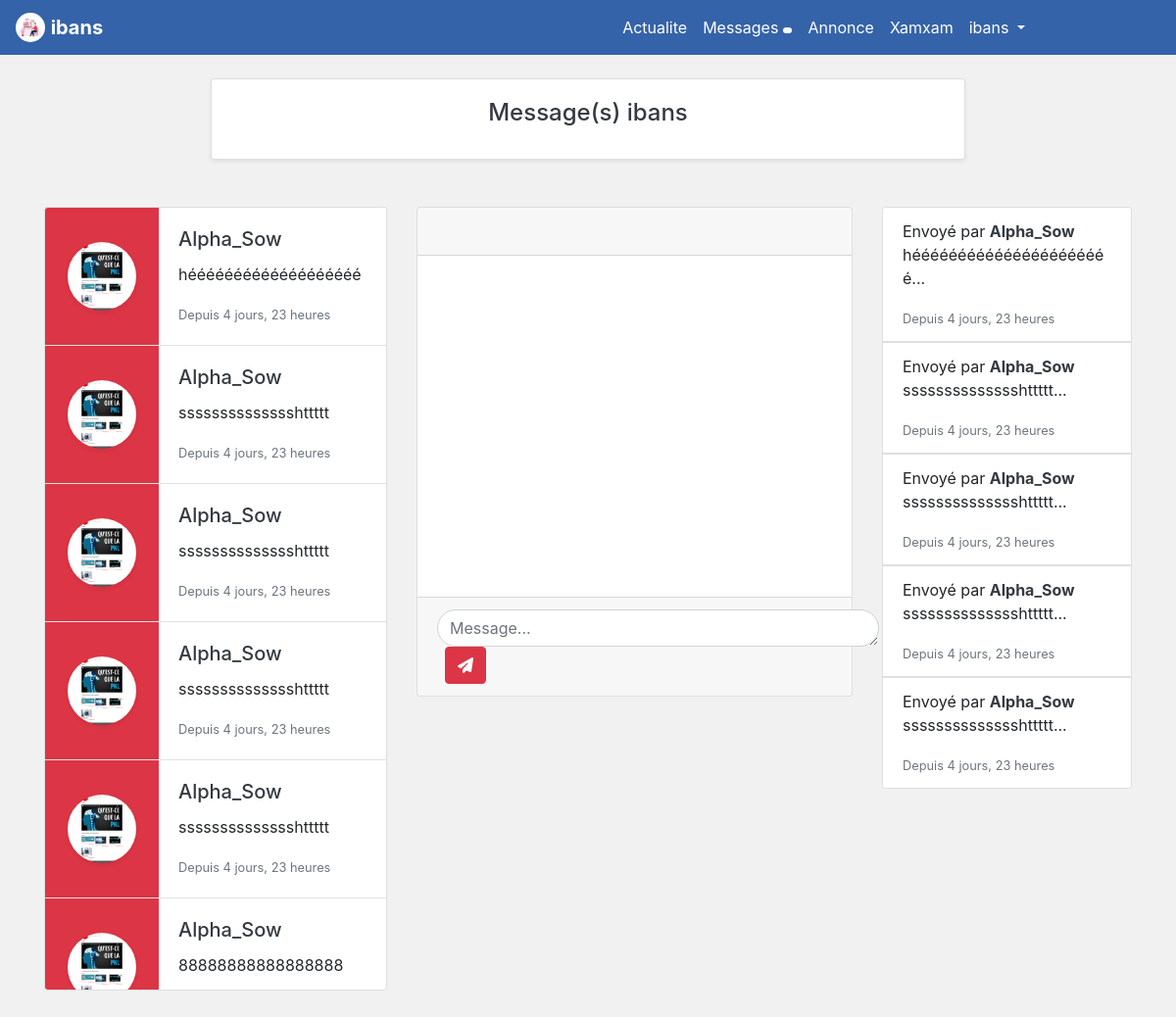
Page /Chats/chat/ (signed in) on the committed database.
### utilisateurs/models.py (models this page shows, shortened)
class User(AbstractUser):
    is_etat         = models.BooleanField(default=False)
    is_student      = models.BooleanField(default=False)
    is_company      = models.BooleanField(default=False)
    is_association  = models.BooleanField(default=False)

class Association(models.Model):
    site_web                    = models.URLField(max_length=250)
    update_to                   = models.DateTimeField(auto_now_add=True)
    date_creation_association   = models.DateField(null=True, blank=True )
    phone_number                = models.CharField(max_length=12, blank=True)
    address                     = models.TextField(max_length=500, blank=True)
    domaine_dactivite           = models.TextField(max_length=200, blank=True)
    description                 = models.TextField(max_length=500, blank=True)
    thumbnail                   = models.ImageField(default='users_profile/profile_default.jpg',
                                                    upload_to='Assoc_page/', null=True, blank=True)
    user                        = models.OneToOneField(User, on_delete=models.CASCADE, primary_key=True)

class Profile(models.Model):
    update_to           = models.DateTimeField(auto_now_add=True)
    birth_date          = models.DateField( null=True, blank=True)
    ville               = models.CharField(max_length=20, blank=True)
    bio                 = models.TextField(max_length=500, blank=True)
    phone_number        = models.CharField(max_length=30, blank=True, null=True)
    linkedin            = models.URLField(max_length=250, null=True, blank=True)
    genre               = models.CharField(max_length=100, null=True, blank=True)
    lettre_motivation   = models.FileField(upload_to='LM/', null=True, blank=True)
    cv                  = models.FileField(upload_to='CV/', null=True, blank=True)
    user                = models.OneToOneField(User, on_delete=models.CASCADE, primary_key=True)
    thumbnail           = models.ImageField(default='users_profile/profile_default.jpg',
                                                upload_to='users_profile/', null=True, blank=True)

### Chats/models.py (models this page shows, shortened)
class Message(models.Model):
    sender = models.ForeignKey(User, related_name="sender", on_delete=models.CASCADE)
    reciever = models.ForeignKey(User, related_name="reciever", on_delete=models.CASCADE)
    timestamp = models.DateTimeField(auto_now_add=True)
    read = models.BooleanField(default=False)
    contenu   = models.TextField()

### Chats/views.py (the view, shortened to what this page needs)
# urls.py: path('chat/', views.MessageView.as_view(), name='chat'),
class MessageView(View):
    def get(self, request):
        users = Message.objects.filter( Q(sender=request.user) | Q(reciever=request.user)
        ).order_by("-timestamp")
        reception = Message.objects.all().order_by('-timestamp' )
        context  = {
            'users' : users,
            'reception':reception,
        }
        return render(request, 'chat/chatHome.html', context)

### templates/chat/chatHome.html (shortened to what this page needs)
{% extends "base/base.html" %}
{% load static %}
{% block css %}
    {% if user.is_association%}
        <link href="{% static 'CSS/Associ.css' %}" rel="stylesheet" type="text/css">
    {% else %}
        <link rel="stylesheet" href="{% static 'CSS/etu_menu.css' %}">
    {% endif %}
    <link href="{% static 'CSS/chat.css' %}" rel="stylesheet" type="text/css">
{% endblock css %}
{% block content %}
{% if user.is_student %}
    {% include 'partials/_etu_menu.html' %}
{% elif user.is_company %}
    {% include 'partials/_etpse_menu.html' %}
{% elif user.is_association %}
    {% include 'partials/_Association_Menu.html' %}
{% endif %}
<div class="container-fluid">
    <div class="row">
        <div class="col-md-2 "></div>
        <div class="col-md-8">
            <div class="card shadow-sm mt-4">
                <div class="card-body">
                    <h4 class="card-title text-center text-dark" >Message(s) {{user.username}} </h4>
                </div>
            </div>
        </div>
        <div class="col-md-2"></div>
    </div>
</div>
<div class="container mt-4">
    <div class="row">
        <div class="col-lg-4 col-md-4 col-sm-6">
            <div class="card d-none d-sm-block  mb-3 mt-4" id="div1">
                {% for msg in reception %}
                {% if user != msg.sender %}
                <div class="row no-gutters border-bottom ">
                  <div class="col-md-4  text-center  bg-danger " >
                    {% if msg.sender.is_company  %}
                    <img src="{{ msg.sender.page.thumbnail.url }}" class="card-img  shadow-sm" alt="" style="border-radius: 50%;
                    height: 70px; width: 70px; margin-top : 35px;">
                    {% elif msg.sender.is_association   %}
                    <a href="{% url 'inbox'  msg.sender.id%}">
                        <img src="{{ msg.sender.association.thumbnail.url}}" class="card-img shadow-sm" alt="" style="border-radius: 50%;
                        height: 70px; width: 70px;  margin-top : 35px;">
                    </a>
                    {% elif msg.sender.is_student   %}
                    <a href="{% url 'inbox'  msg.sender.id%}">
                        <img src="{{ msg.sender.profile.thumbnail.url}}" class="card-img shadow-sm" alt="" style="border-radius: 50%;
                        height: 70px; width: 70px;  margin-top : 35px;">
                    </a>
                    {% endif %}
                  </div>
                  <div class="col-md-8">
                    <div class="card-body">
                      <h5 class="card-title "><a href="{% url 'inbox'  msg.sender.id%}" class="text-dark"> {{ msg.sender }} </a> </h5>
                      <p class="card-text">{{ msg.contenu |slice:":20"|safe}}</p>
                      <p class="card-text"><small class="text-muted"> Depuis {{msg.timestamp|timesince}}</small></p>
                    </div>
                  </div>
                </div>
                {% endif %}
                {% endfor %}
              </div>
        </div>
        <div class="col-lg-5 col-md-5 col-sm-6 ">
            <div class="card mt-4  mb-4 cardbottom">
                <div class="card-header">
                </div>
                 <div class="card-body " id="madiv">
                 </div>
                <div class="card-footer text-center dflex mt-4">
                    <form action="{% url 'chat' %}" method="POST" class="form-inline ">
                        <div class="form-group text-center " id="text">
                            <textarea class="form-control" name="message"
                             placeholder="Message..." cols="40" rows="1"  ></textarea>
                        </div>
                        <button type="submit" class="btn btn-danger ml-2">
                            <i class="fa fa-paper-plane " aria-hidden="true"></i>
                        </button>
                    </form>
                </div>
              </div>
        </div>
        <div class="col-lg-3 col-md-3 col-sm-6">
            <div class="card d-none d-sm-block mt-4" >
                {% for msg in users|slice:":5"  %}
                {% if request.user == msg.sender %}
                <ul class="list-group list-group-flush text-left">
                <li class="list-group-item"> Envoyé à
                    <a id="senderIdd" href="{% url 'inbox'  msg.reciever.id%}" class="text-dark">
                        <b> {{ msg.reciever }} </b>
                    </a>
                   <p id="sendertt"> {{ msg.contenu |slice:":25"|safe}}...</p>
                <p class="card-text">
                    <small class="text-muted">
                        Depuis {{msg.timestamp|timesince}}
                    </small>
                </p>
                </li>
            </ul>
                {% else %}
                    <ul class="list-group list-group-flush text-left">
                        <li class="list-group-item"> Envoyé par
                            <a href="{% url 'inbox'  msg.sender.id%}" class="text-dark pg">
                                <b>
                                    {{ msg.sender }}
                                </b>
                            </a>
                           <p> {{ msg.contenu |slice:":25"|safe}}...</p>
                        <p class="card-text">
                            <small class="text-muted">
                                Depuis {{msg.timestamp|timesince}}
                            </small>
                        </p>
                        </li>
                    </ul>
                {% endif %}
            {% endfor %}
            </div>
        </div>
    </div>
</div>
{% endblock content %}

### templates/base/base.html (shortened to what this page needs)
<!DOCTYPE html>
{% load static%}
<html>
<head>
    <link rel="stylesheet" href="https://use.fontawesome.com/releases/v5.3.1/css/all.css">
    <link rel="stylesheet" href="https://stackpath.bootstrapcdn.com/font-awesome/4.7.0/css/font-awesome.min.css">
    <link rel="stylesheet" href="https://stackpath.bootstrapcdn.com/bootstrap/4.1.3/css/bootstrap.min.css">
    <link href="{% static 'CSS/emojionearea.min.css' %}" rel="stylesheet" type="text/css">
    {% block css %}
    {% endblock css %}
</head>
<body data-spy="scroll" data-target=".fixed-top">
    {% block content %}
    {% endblock content %}
</body>
</html>

### templates/partials/_Association_Menu.html (shortened to what this page needs)
  <nav class="navbar navbar-expand-lg navbar-dark" style="background-color: #3563a9;">
    <a class="navbar-brand" href="{% url 'page_asso' %}">
      <img src="{{request.user.association.thumbnail.url}}" width="30" height="30" class="d-inline-block align-top"
        alt="" style="border-radius: 50%;">
        <b> {{request.user.username}} </b>
    </a>
    <div class="collapse navbar-collapse" id="navbarNavDropdown">
      <ul class="navbar-nav ml-auto" style="margin-right: 50px;">
        <li class="nav-item">
          <a class="nav-link text-white" href="{% url 'feseul' %}">
            Actualite
          </a>
        </li>
        <li class="nav-item">
          <a class="nav-link text-white" href="{% url 'chat' %}">
            Messages
            <span class="badge badge-light">
            </span>
          </a>
        </li>
        <li class="nav-item">
          <a class="nav-link text-white" href="{% url 'annonce' %}">
            Annonce
          </a>
        </li>
        <li class="nav-item">
          <a class="nav-link text-white" href="{% url 'xamxam' %}">
            Xamxam
          </a>
        </li>
        <li class="nav-item dropdown" style="margin-right: 80px;">
          <a class="nav-link dropdown-toggle text-white" href="#" id="navbarDropdownMenuLink" role="button" data-toggle="dropdown" aria-haspopup="true" aria-expanded="false">
            {{request.user.username}}
          </a>
        </li>
      </ul>
    </div>
  </nav>

### static/CSS/Associ.css (style rules this page uses)
html, body { padding: 0px; margin : 0px; }

### static/CSS/chat.css (style rules this page uses)
body { background-color: #F1F1F1; }
.cardbottom { position: relative; bottom: 0px; height: 500px; }
#div1 { height: 800px; overflow: auto; }
#madiv { height: 400px; overflow: auto; }
.form-group textarea { border-radius: 25px; }

### rows in the picture
User: user.association.thumbnail (placeholder picture), user.username "ibans", username "ibans"
Message: sender.profile.thumbnail (picture), sender "Alpha_Sow", contenu "hééééééééééééééééééé", timestamp "4 jours, 23 heures", contenu "héééééééééééééééééééééé"
Message: sender.profile.thumbnail (picture), sender "Alpha_Sow", contenu "sssssssssssssshttttt", timestamp "4 jours, 23 heures"
Message: sender.profile.thumbnail (picture), sender "Alpha_Sow", contenu "sssssssssssssshttttt", timestamp "4 jours, 23 heures"
Message: sender.profile.thumbnail (picture), sender "Alpha_Sow", contenu "sssssssssssssshttttt", timestamp "4 jours, 23 heures"
Message: sender.profile.thumbnail (picture), sender "Alpha_Sow", contenu "sssssssssssssshttttt", timestamp "4 jours, 23 heures"
Message: sender.profile.thumbnail (picture), sender "Alpha_Sow", contenu "88888888888888888"
